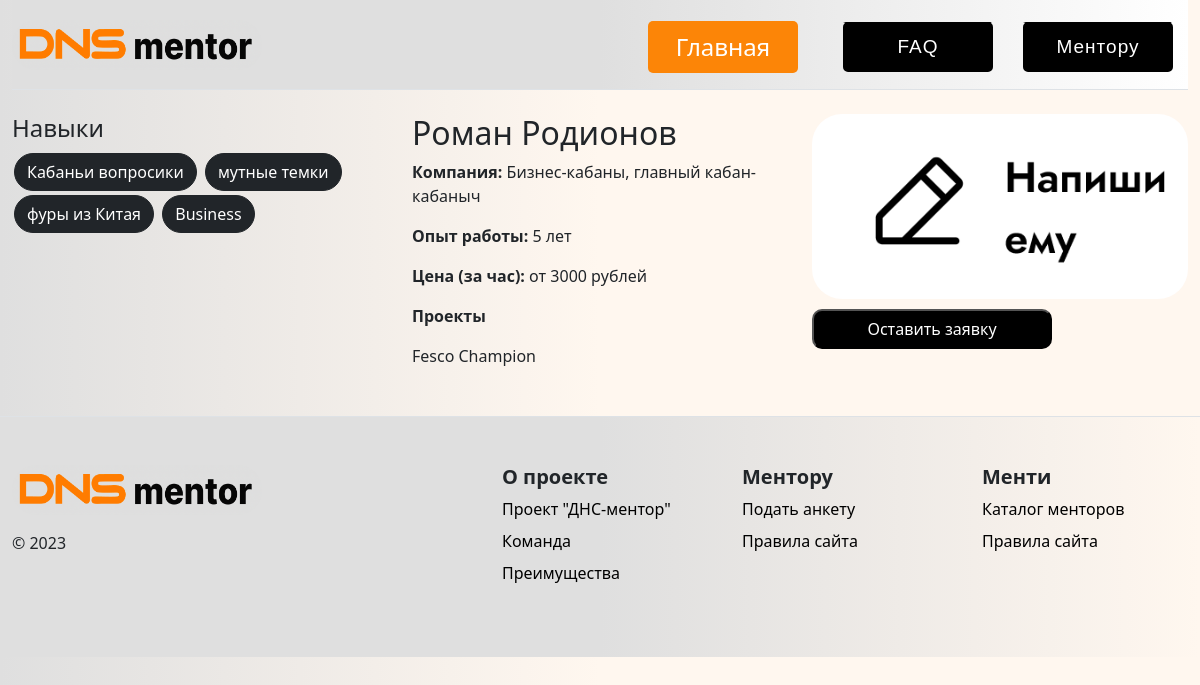
/card/2, run on an earlier commit of the app's database.
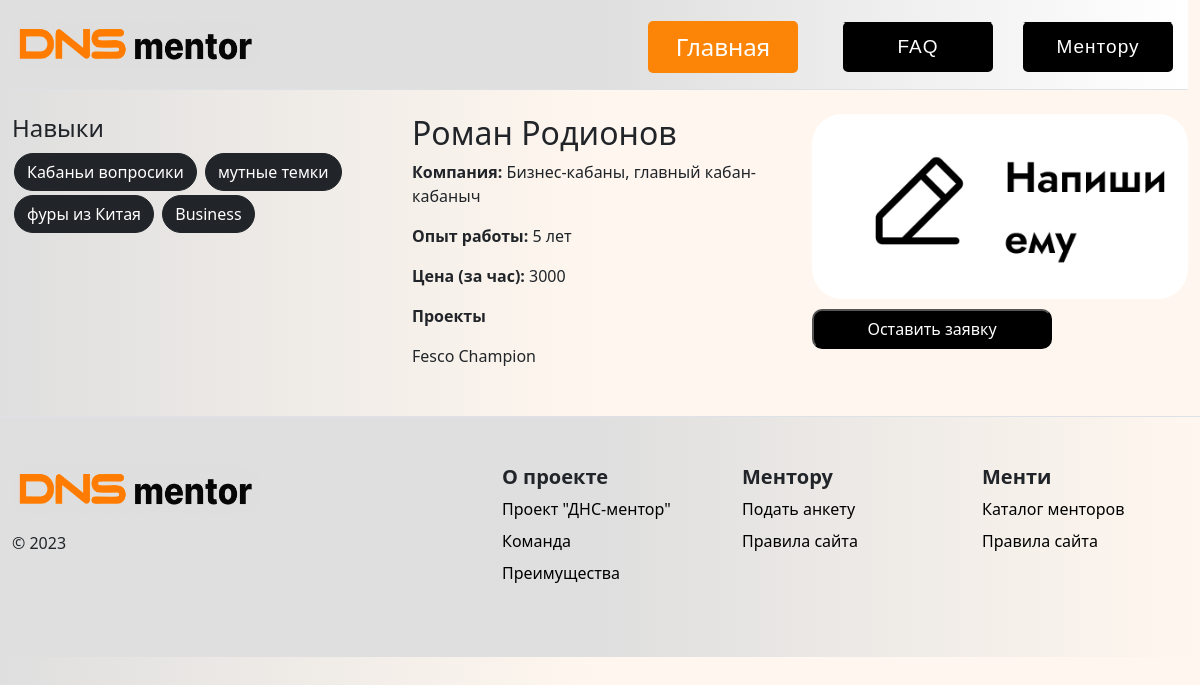
And on a later commit of the database.
### tables this page shows
CREATE TABLE "anketa" (
	"id"	INTEGER,
	"photo"	BLOB,
	"company_title"	TEXT,
	"telegram"	TEXT,
	"specialization"	TEXT,
	"projects"	TEXT,
	"name"	TEXT,
	"added"	INTEGER,
	"experience"	TEXT,
	"price"	TEXT,
	PRIMARY KEY("id" AUTOINCREMENT)
);

### main.py (the view)
@app.route('/card/<int:id>')
def mentor_profile(id):
    conn = sqlite3.connect('lib1.db')
    cursor = conn.cursor()
    cursor.execute("""SELECT * FROM anketa """)
    mentor = cursor.fetchall()
    lst_mentor = []
    for ment in mentor:
        d = {}
        d["id"] = ment[0]
        d["photo"] = ment[1]
        d["company_title"] = ment[2]
        d["telegram"] = ment[3]
        d["specialization"] = ment[4]
        d["projects"] = ment[5]
        d["name"] = ment[6]
        d["experience"] = ment[8]
        d["price"] = ment[9]
        lst_mentor.append(d)
    lst_mentor_in_katalog = ""
    conn.close()
    for i in range(len(lst_mentor)):
        if lst_mentor[i]["id"] == id:
            lst_mentor_in_katalog = lst_mentor[i]
    return render_template('card_1.html', mentor=lst_mentor_in_katalog)

### templates/card_1.html (shortened to what this page needs)
{% extends 'base.html' %}
{% block body %}
  <div class="container-fluid">
    <div class="row">
      <div class="col-md-4">
        <h4>Навыки</h4>
      {%for el in mentor.specialization.replace(", ", ",").split(",")%}
          <input type="submit" class="btn btn-dark skr" value="{{el}}" >
      {% endfor %}
      </div>
      <div class="col-md-4">
        <h2>{{ mentor.name }}</h2>
        <p><strong>Компания:</strong> {{ mentor.company_title }}</p>
        <p><strong>Опыт работы:</strong> {{ mentor.experience }}</p>
        <p><strong>Цена (за час):</strong> {{ mentor.price }}</p>
        <p><strong>Проекты</strong></p>
        {{ mentor.projects }}
      </div>
      <div class="col-md-4">
        <figure>
          <img src="{{ url_for('static', filename='img/photos/' + mentor.photo) }}" alt="{{ mentor.name }}" class="img-fluid">
          <figcaption class="bot">
            <form action="/menti_request" method="post" id="form-{{ mentor.telegram }}">
              <button type="submit" class="button">Оставить заявку</button>
            </form>
          </figcaption>
        </figure>
      </div>
    </div>
  </div>
    {% endblock %}

What changed in the data, as far as the page shows it:
changed anketa "Роман Родионов": price "от 3000 рублей" → "3000"
